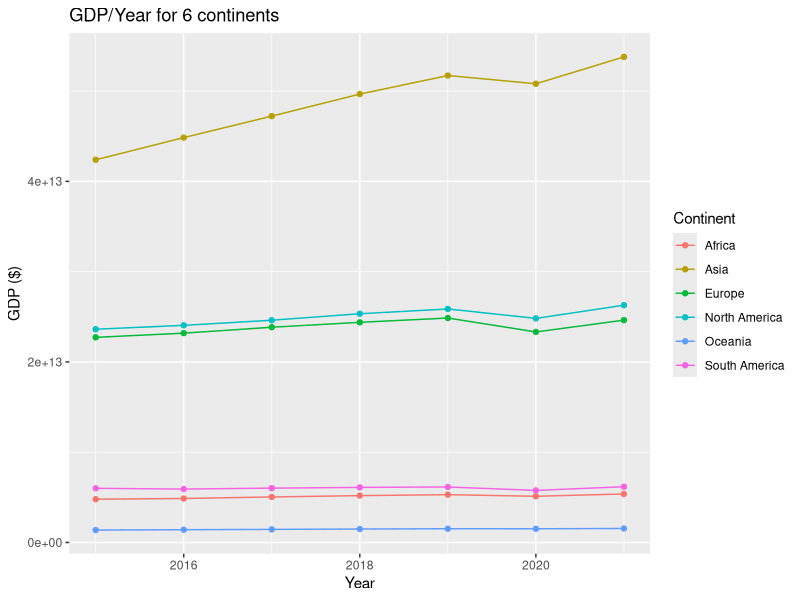
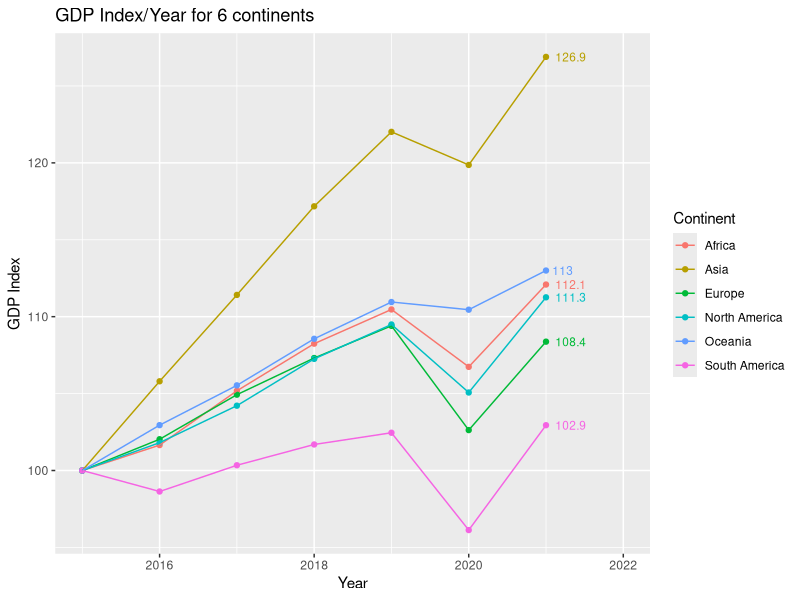
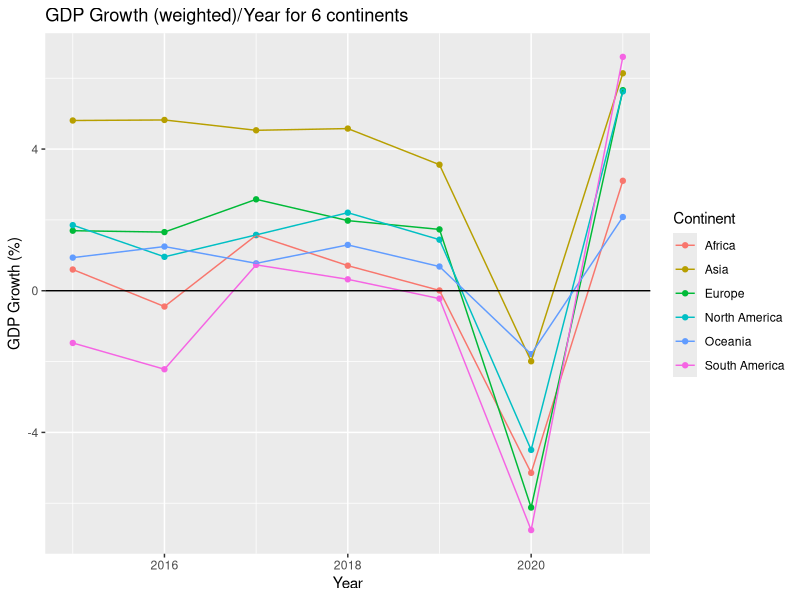
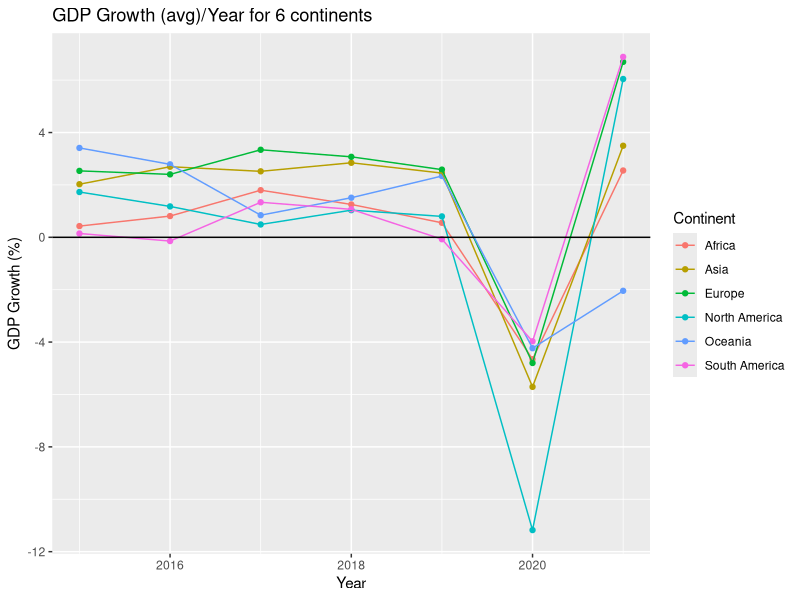
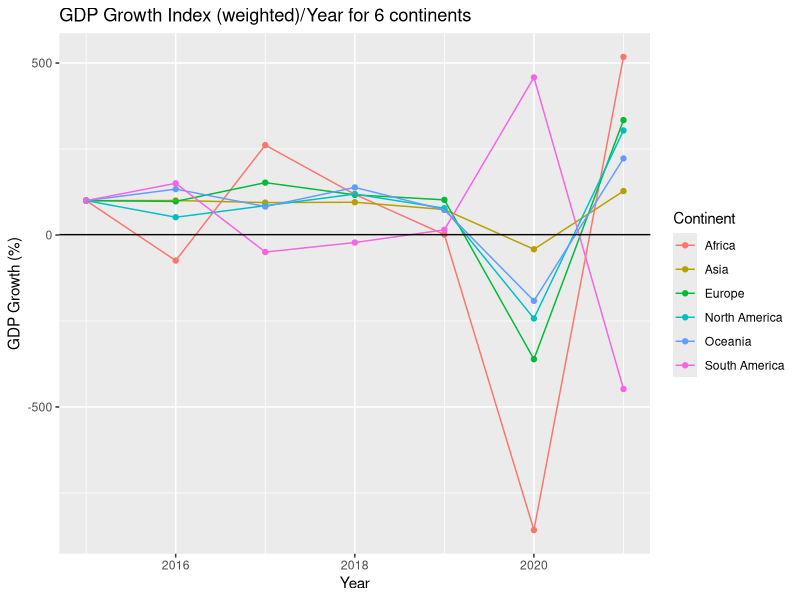
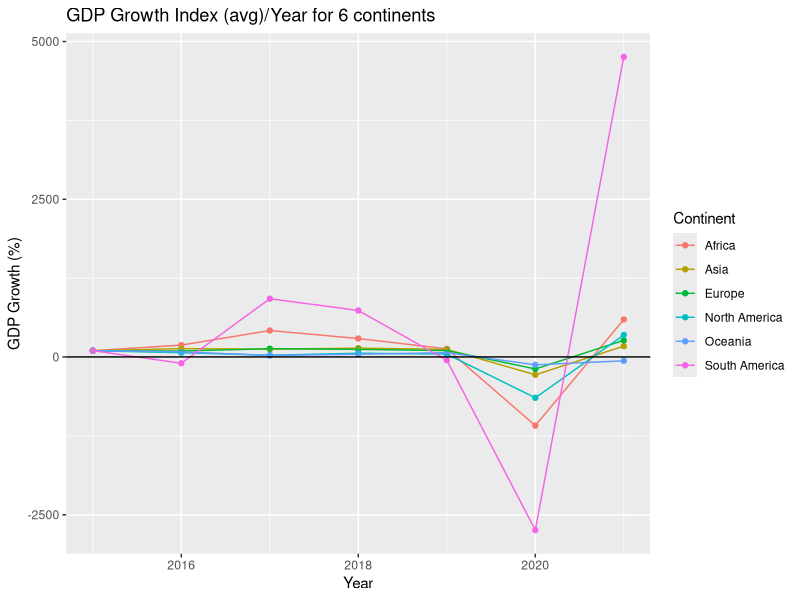
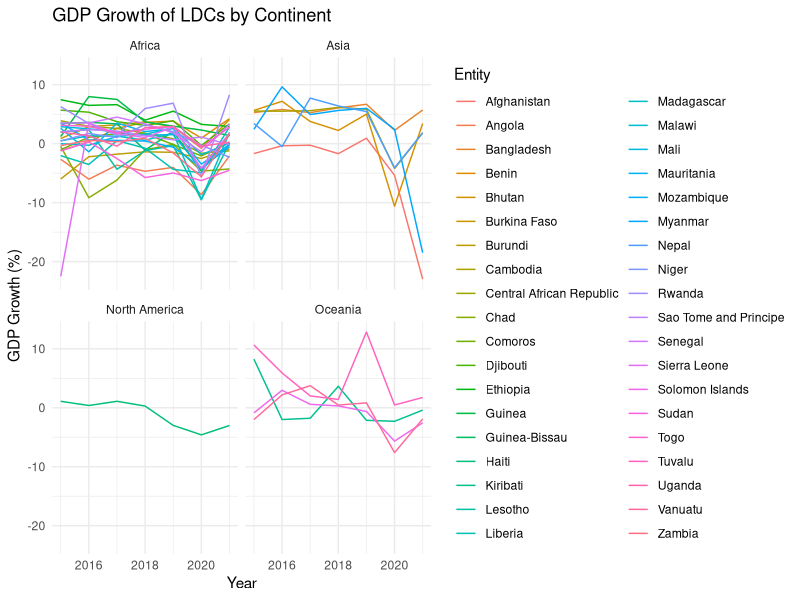
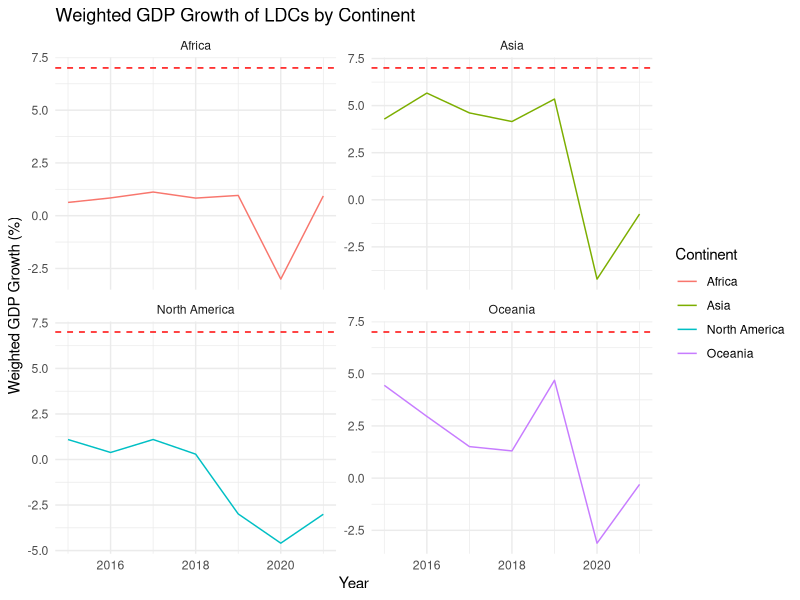

Write R code to recreate these figures, in order.
## ---- chunk 1
knitr::opts_chunk$set(echo = TRUE)
## ---- chunk 2
library(tidyverse)
library(ggplot2)
## ---- chunk 3
gdp_per_capita_df <- read.csv("Exported_data/gdp_per_capita_cleaned.csv")
gdp_per_capita_df <- gdp_per_capita_df %>%
  filter(Year >= 2015)
## ---- chunk 4
continent_gdp_totals <- gdp_per_capita_df %>%
  group_by(Continent, Year) %>%
  summarise(
    Total_GDP = sum(Gdp, na.rm = TRUE)
  ) %>%
  ungroup()
## ---- chunk 5
continent_gdp_totals %>% ggplot(aes(x = Year, y = Total_GDP, colour = Continent)) +
  geom_point() +
  geom_line() +
  labs(title = "GDP/Year for 6 continents", y = "GDP ($)")
## ---- chunk 6
continent_gdp_totals <- continent_gdp_totals %>%
  group_by(Continent) %>%
  mutate(
    GDP_Index = Total_GDP / first(Total_GDP) * 100
  )
## ---- chunk 7
continent_gdp_totals %>% ggplot(aes(x = Year, y = GDP_Index, colour = Continent)) +
  geom_point() +
  geom_line() +
  geom_text(
  data = continent_gdp_totals %>% filter(Year == 2021),
  aes(label = round(GDP_Index, 1)),
  hjust = -0.3,
  size = 3,
  show.legend = FALSE) +
  expand_limits(x = 2022) +
  labs(title = "GDP Index/Year for 6 continents", y = "GDP Index")
## ---- chunk 8
continents_growth_df <- gdp_per_capita_df %>%
  group_by(Continent, Year) %>%
  summarise(
    Weighted_Growth = sum(Growth * Gdp, na.rm = TRUE) / sum(Gdp, na.rm = TRUE),
    Avg_Growth = mean(Growth, na.rm = TRUE)
  ) %>%
  ungroup()
## ---- chunk 9
continents_growth_df %>% ggplot(aes(x = Year, y = Weighted_Growth, colour = Continent)) +
  geom_point() +
  geom_line() +
  geom_hline(yintercept = 0) +
  labs(title = "GDP Growth (weighted)/Year for 6 continents", y = "GDP Growth (%)")

continents_growth_df %>% ggplot(aes(x = Year, y = Avg_Growth, colour = Continent)) +
  geom_point() +
  geom_line() +
  geom_hline(yintercept = 0) +
  labs(title = "GDP Growth (avg)/Year for 6 continents", y = "GDP Growth (%)")
## ---- chunk 10
continents_growth_df <- continents_growth_df %>%
  group_by(Continent) %>%
  mutate(
    Avg_Growth_Index = Avg_Growth / first(Avg_Growth) * 100,
    Weighted_Growth_Index = Weighted_Growth / first(Weighted_Growth) * 100
  )
## ---- chunk 11
continents_growth_df %>% ggplot(aes(x = Year, y = Weighted_Growth_Index, colour = Continent)) +
  geom_point() +
  geom_line() +
  geom_hline(yintercept = 1) +
  labs(title = "GDP Growth Index (weighted)/Year for 6 continents", y = "GDP Growth (%)")

continents_growth_df %>% ggplot(aes(x = Year, y = Avg_Growth_Index, colour = Continent)) +
  geom_point() +
  geom_line() +
  geom_hline(yintercept = 1) +
  labs(title = "GDP Growth Index (avg)/Year for 6 continents", y = "GDP Growth (%)")
## ---- chunk 12
ldc <- gdp_per_capita_df %>%
  filter (Ldc == TRUE)
## ---- chunk 13
ggplot(ldc, aes(x = Year, y = Growth, color = Entity)) +
  geom_line() +
  facet_wrap(~ Continent) +
  theme_minimal() +
  labs(
    title = "GDP Growth of LDCs by Continent",
    x = "Year",
    y = "GDP Growth (%)"
  )
## ---- chunk 14
ldc_weighted <- ldc %>%
  group_by(Year, Continent) %>%
  summarise(
    weighted_growth =
      sum(Gdp_per_capita * Growth, na.rm = TRUE) /
      sum(Gdp_per_capita, na.rm = TRUE),
    .groups = "drop"
  )
## ---- chunk 15
ggplot(ldc_weighted, aes(x = Year, y = weighted_growth, color = Continent)) +
  geom_line() +
  facet_wrap(~ Continent, scales = "free_y") +
  geom_hline(yintercept = 7, linetype = "dashed", color = "red") +
  theme_minimal() +
  labs(
    title = "Weighted GDP Growth of LDCs by Continent",
    x = "Year",
    y = "Weighted GDP Growth (%)"
  )
## ---- chunk 16
ldc_7 <- ldc %>%
  group_by(Entity) %>%
  filter(any(Growth >= 7)) %>%
  ungroup()
## ---- chunk 17
ggplot (ldc_7, aes(x = Year, y = Growth, color = Entity)) + 
  geom_line() + 
  facet_wrap (~ Continent) +
  theme_minimal() + 
  labs(
    title = "GDP Growth of LDCs that reached 7%",
    x = "Year",
    y = "GDP Growth(%)"
  )
## ---- chunk 18
ldc %>%
  group_by(Entity) %>%
  summarise(avg_growth = mean(Growth, na.rm = TRUE)) %>%
  arrange(desc(avg_growth)) 
## ---- chunk 19
# Top 3 growth
top_growth <- gdp_per_capita_df %>%
  group_by(Entity) %>%
  summarise(Avg_Growth = mean(Growth, na.rm = TRUE)) %>%
  arrange(desc(Avg_Growth)) %>%
  slice(1:3)

# Top 3 decline
top_decline <- gdp_per_capita_df %>%
  group_by(Entity) %>%
  summarise(Avg_Growth = mean(Growth, na.rm = TRUE)) %>%
  arrange(Avg_Growth) %>%
  slice(1:3)
## ---- chunk 20
top_3_per_continent <- gdp_per_capita_df %>%
  group_by(Continent, Entity) %>%
  summarise(Total_GDP = sum(Gdp, na.rm = TRUE)) %>%
  arrange(Continent, desc(Total_GDP)) %>%
  group_by(Continent) %>%
  slice(1:3)
## ---- chunk 21
filtered_df <- gdp_per_capita_df %>%
  semi_join(top_3_per_continent, by = c("Continent", "Entity"))

ggplot(filtered_df, aes(x = Year, y = Gdp, colour = Entity)) +
  geom_line() +
  facet_wrap(~ Continent, scales = "free_y") +
  labs(title = "Top 3 Countries by GDP per Capita (per Continent)", y = "GDP per capita")
#free y scaling - allows the y-axis of a plot to vary independently for each row of facets
## ---- chunk 22


top_2_per_continent <- gdp_per_capita_df %>%
  group_by(Continent, Entity) %>%
  summarise(Total_GDP = sum(Gdp, na.rm = TRUE)) %>%
  arrange(Continent, desc(Total_GDP)) %>%
  group_by(Continent) %>%
  slice(1:2) %>%
  ungroup()

get_plot_data <- function(x) {

  top_2_entities <- top_2_per_continent %>%
    filter(Continent == x) %>%
    pull(Entity)

  country_data <- gdp_per_capita_df %>%
    filter(Continent == x, Entity %in% top_2_entities)

  continent_avg <- continents_growth_df %>%
    filter(Continent == x) %>%
    rename(Growth = Avg_Growth) %>%
    mutate(Entity = "Continent Average")

  plot_data <- bind_rows(country_data, continent_avg)

  return(plot_data)
}

plot_drivers <- function(continent) {
  data <- get_plot_data(continent)

  ggplot(data, aes(x = Year, y = Growth, colour = Entity)) +
    geom_line() +
    geom_point() +
    labs(
      title = paste("Top 2 GDP Growth vs Avg -", continent),
      y = "Growth (%)"
    )
}

plot_drivers("Africa")
plot_drivers("Asia")
plot_drivers("Europe")
plot_drivers("North America")
plot_drivers("South America")
plot_drivers("Oceania")
